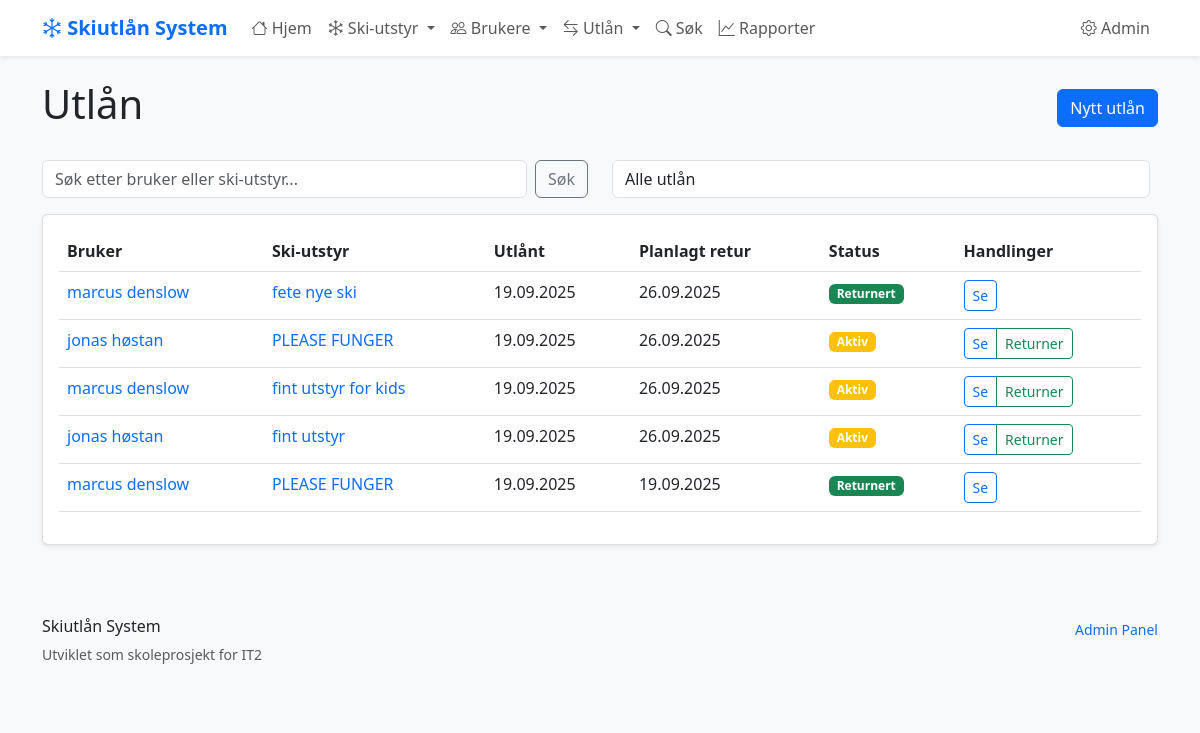
Page /utlan/ on the committed database.
### skiutlan/models.py (models this page shows, shortened)
class Utlan(models.Model):
    bruker = models.ForeignKey(Bruker, on_delete=models.CASCADE)
    ski_item = models.ForeignKey(SkiItem, on_delete=models.CASCADE)
    utlant_dato = models.DateTimeField(auto_now_add=True)
    planlagt_retur = models.DateField()
    returnert_dato = models.DateTimeField(blank=True, null=True)
    def __str__(self):
        return f"{self.bruker.fornavn} {self.bruker.etternavn} låner {self.ski_item.navn}"

class Bruker(models.Model):
    fornavn = models.CharField(max_length=50)
    etternavn = models.CharField(max_length=50)
    telefon = models.CharField(
        max_length=15,
        unique=True,  # Hver bruker må ha unikt telefonnummer
        help_text="Telefonnummer med landkode (+47)"
    )
    epost = models.EmailField(blank=True, null=True)
    registrert = models.DateTimeField(auto_now_add=True)
    class Meta:
        verbose_name = "Bruker"
        verbose_name_plural = "Brukere"
        ordering = ['etternavn', 'fornavn']

class SkiItem(models.Model):
    SKI_TYPES = [
        ('alpinski', 'Alpinski'),
        ('langrenn', 'Langrennsski'),
        ('snowboard', 'Snowboard'),
        ('stovler', 'Skistøvler'),
        ('staver', 'Skistaver'),
    ]
    navn = models.CharField(max_length=100, help_text="Navn på ski-elementet")
    type_ski = models.CharField(
        max_length=20,
        choices=SKI_TYPES,
        help_text="Type ski-element"
    )
    storrelse = models.IntegerField(
        validators=[MinValueValidator(1), MaxValueValidator(300)],
        help_text="Størrelse i cm for ski/staver, EU-størrelse for støvler"
    )
    tilstand = models.CharField(
        max_length=20,
        choices=[
            ('utmerket', 'Utmerket'),
            ('god', 'God'),
            ('slitt', 'Slitt'),
            ('reparasjon', 'Trenger reparasjon'),
        ],
        default='god'
    )
    opprettet = models.DateTimeField(auto_now_add=True)
    oppdatert = models.DateTimeField(auto_now=True)
    class Meta:
        verbose_name = "Ski-element"
        verbose_name_plural = "Ski-elementer"
        ordering = ['type_ski', 'storrelse']  # Sorterer automatisk

### skiutlan/views.py (the view)
# urls.py: path('utlan/', views.utlan_liste, name='utlan_liste'),
def utlan_liste(request):
    utlan = Utlan.objects.all().order_by('-utlant_dato')
    print(f"DEBUG utlan_liste: Totalt {utlan.count()} utlån i databasen")
    status_filter = request.GET.get('status', '')
    if status_filter == 'aktive':
        utlan = utlan.filter(returnert_dato__isnull=True)
    elif status_filter == 'returnerte':
        utlan = utlan.filter(returnert_dato__isnull=False)
    elif status_filter == 'forsinket':
        utlan = utlan.filter(returnert_dato__isnull=True, planlagt_retur__lt=date.today())
    sok_tekst = request.GET.get('sok', '')
    if sok_tekst:
        utlan = utlan.filter(
            Q(bruker__fornavn__icontains=sok_tekst) |
            Q(bruker__etternavn__icontains=sok_tekst) |
            Q(ski_item__navn__icontains=sok_tekst)
        )
    print(f"DEBUG utlan_liste: Etter filtrering {utlan.count()} utlån")
    for u in utlan:
        print(f"  - {u}")
    context = {
        'utlan': utlan,
        'sok_tekst': sok_tekst,
        'status_filter': status_filter,
    }
    return render(request, 'skiutlan/utlan_liste.html', context)

### skiutlan/templates/skiutlan/utlan_liste.html (shortened to what this page needs)
{% extends 'skiutlan/base.html' %}
{% block content %}
<div class="d-flex justify-content-between align-items-center mb-4">
    <h1>Utlån</h1>
    <a href="{% url 'skiutlan:utlan_opprett' %}" class="btn btn-primary">Nytt utlån</a>
</div>
<div class="row mb-3">
    <div class="col-md-6">
        <form method="get" class="d-flex">
            <input type="text" name="sok" class="form-control me-2" placeholder="Søk etter bruker eller ski-utstyr..." value="{{ sok_tekst }}">
            <button type="submit" class="btn btn-outline-secondary">Søk</button>
        </form>
    </div>
    <div class="col-md-6">
        <form method="get" class="d-flex">
            <select name="status" class="form-control me-2" onchange="this.form.submit()">
                <option value="">Alle utlån</option>
            </select>
        </form>
    </div>
</div>
<div class="card">
    <div class="card-body">
        {% if utlan %}
            <div class="table-responsive">
                <table class="table table-hover">
                    <thead>
                        <tr>
                            <th>Bruker</th>
                            <th>Ski-utstyr</th>
                            <th>Utlånt</th>
                            <th>Planlagt retur</th>
                            <th>Status</th>
                            <th>Handlinger</th>
                        </tr>
                    </thead>
                    <tbody>
                        {% for utlan_item in utlan %}
                        <tr>
                            <td>
                                <a href="{% url 'skiutlan:bruker_detalj' utlan_item.bruker.id %}" class="text-decoration-none">
                                    {{ utlan_item.bruker.fornavn }} {{ utlan_item.bruker.etternavn }}
                                </a>
                            </td>
                            <td>
                                <a href="{% url 'skiutlan:ski_item_detalj' utlan_item.ski_item.id %}" class="text-decoration-none">
                                    {{ utlan_item.ski_item.navn }}
                                </a>
                            </td>
                            <td>{{ utlan_item.utlant_dato|date:"d.m.Y" }}</td>
                            <td>{{ utlan_item.planlagt_retur|date:"d.m.Y" }}</td>
                            <td>
                                {% if utlan_item.returnert_dato %}
                                    <span class="badge bg-success">Returnert</span>
                                {% else %}
                                    {% now "Y-m-d" as today %}
                                    {% if utlan_item.planlagt_retur|date:"Y-m-d" < today %}
                                        <span class="badge bg-danger">Forsinket</span>
                                    {% else %}
                                        <span class="badge bg-warning">Aktiv</span>
                                    {% endif %}
                                {% endif %}
                            </td>
                            <td>
                                <div class="btn-group btn-group-sm">
                                    <a href="{% url 'skiutlan:utlan_detalj' utlan_item.id %}" class="btn btn-outline-primary">Se</a>
                                    {% if not utlan_item.returnert_dato %}
                                        <a href="{% url 'skiutlan:utlan_marker_returnert' utlan_item.id %}" class="btn btn-outline-success">Returner</a>
                                    {% endif %}
                                </div>
                            </td>
                        </tr>
                        {% endfor %}
                    </tbody>
                </table>
            </div>
        {% else %}
            <div class="text-center py-5">
                <p class="text-muted">Ingen utlån funnet.</p>
                <a href="{% url 'skiutlan:utlan_opprett' %}" class="btn btn-primary">Opprett første utlån</a>
            </div>
        {% endif %}
    </div>
</div>
{% endblock %}

### skiutlan/templates/skiutlan/base.html (style rules this page uses)
:root { --primary-color: #0d6efd; --secondary-color: #6c757d; --success-color: #198754; --warning-color: #ffc107; --danger-color: #dc3545; }
body { font-family: 'Segoe UI', Tahoma, Geneva, Verdana, sans-serif; background-color: #f8f9fa; }
.card { box-shadow: 0 0.125rem 0.25rem rgba(0, 0, 0, 0.075); border: 1px solid rgba(0, 0, 0, 0.125); }

### rows in the picture
Utlan: bruker.fornavn "marcus", bruker.etternavn "denslow", ski_item.navn "fete nye ski", utlant_dato "19.09.2025", planlagt_retur "26.09.2025", shows "Returnert"
Utlan: bruker.fornavn "jonas", bruker.etternavn "høstan", ski_item.navn "PLEASE FUNGER", utlant_dato "19.09.2025", planlagt_retur "26.09.2025", shows "Aktiv", shows "Returner"
Utlan: bruker.fornavn "marcus", bruker.etternavn "denslow", ski_item.navn "fint utstyr for kids", utlant_dato "19.09.2025", planlagt_retur "26.09.2025", shows "Aktiv", shows "Returner"
Utlan: bruker.fornavn "jonas", bruker.etternavn "høstan", ski_item.navn "fint utstyr", utlant_dato "19.09.2025", planlagt_retur "26.09.2025", shows "Aktiv", shows "Returner"
Utlan: bruker.fornavn "marcus", bruker.etternavn "denslow", ski_item.navn "PLEASE FUNGER", utlant_dato "19.09.2025", planlagt_retur "19.09.2025", shows "Returnert"
